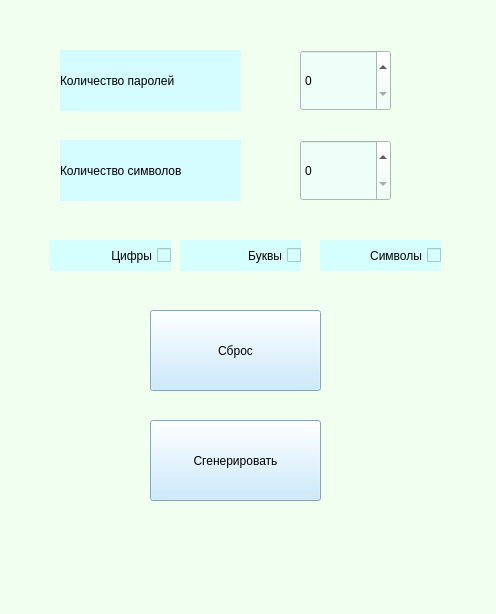
<?xml version="1.0" encoding="UTF-8"?>
<ui version="4.0">
 <class>MainWindow</class>
 <widget class="QMainWindow" name="MainWindow">
  <property name="geometry">
   <rect>
    <x>0</x>
    <y>0</y>
    <width>496</width>
    <height>614</height>
   </rect>
  </property>
  <property name="windowTitle">
   <string>Generator_pass</string>
  </property>
  <property name="styleSheet">
   <string notr="true">background-color: rgb(240, 255, 239);</string>
  </property>
  <widget class="QWidget" name="centralwidget">
   <widget class="QSpinBox" name="countPASS">
    <property name="geometry">
     <rect>
      <x>300</x>
      <y>50</y>
      <width>91</width>
      <height>61</height>
     </rect>
    </property>
    <property name="styleSheet">
     <string notr="true">font: 12pt &quot;MS Shell Dlg 2&quot;;
background-color: rgb(237, 255, 248);</string>
    </property>
   </widget>
   <widget class="QLabel" name="label">
    <property name="geometry">
     <rect>
      <x>60</x>
      <y>50</y>
      <width>181</width>
      <height>61</height>
     </rect>
    </property>
    <property name="styleSheet">
     <string notr="true">font: 75 12pt &quot;MS Shell Dlg 2&quot;;
background-color: rgb(212, 251, 255);</string>
    </property>
    <property name="text">
     <string>Количество паролей</string>
    </property>
   </widget>
   <widget class="QPushButton" name="pushButton">
    <property name="geometry">
     <rect>
      <x>150</x>
      <y>420</y>
      <width>171</width>
      <height>81</height>
     </rect>
    </property>
    <property name="styleSheet">
     <string notr="true">background-color: rgb(189, 229, 255);
font: 12pt &quot;Arial&quot;;</string>
    </property>
    <property name="text">
     <string>Сгенерировать</string>
    </property>
   </widget>
   <widget class="QCheckBox" name="checkBox_int">
    <property name="geometry">
     <rect>
      <x>50</x>
      <y>240</y>
      <width>121</width>
      <height>31</height>
     </rect>
    </property>
    <property name="layoutDirection">
     <enum>Qt::RightToLeft</enum>
    </property>
    <property name="styleSheet">
     <string notr="true">font: 12pt &quot;MS Shell Dlg 2&quot;;
background-color: rgb(212, 255, 254);</string>
    </property>
    <property name="text">
     <string>Цифры</string>
    </property>
   </widget>
   <widget class="QSpinBox" name="count_symbol">
    <property name="geometry">
     <rect>
      <x>300</x>
      <y>140</y>
      <width>91</width>
      <height>61</height>
     </rect>
    </property>
    <property name="styleSheet">
     <string notr="true">font: 12pt &quot;MS Shell Dlg 2&quot;;
background-color: rgb(237, 255, 248);</string>
    </property>
   </widget>
   <widget class="QLabel" name="label_2">
    <property name="geometry">
     <rect>
      <x>60</x>
      <y>140</y>
      <width>181</width>
      <height>61</height>
     </rect>
    </property>
    <property name="styleSheet">
     <string notr="true">font: 75 12pt &quot;MS Shell Dlg 2&quot;;
background-color: rgb(212, 251, 255);</string>
    </property>
    <property name="text">
     <string>Количество символов</string>
    </property>
   </widget>
   <widget class="QCheckBox" name="checkBox_char">
    <property name="geometry">
     <rect>
      <x>180</x>
      <y>240</y>
      <width>121</width>
      <height>31</height>
     </rect>
    </property>
    <property name="layoutDirection">
     <enum>Qt::RightToLeft</enum>
    </property>
    <property name="styleSheet">
     <string notr="true">font: 12pt &quot;MS Shell Dlg 2&quot;;
background-color: rgb(212, 255, 254);</string>
    </property>
    <property name="text">
     <string>Буквы</string>
    </property>
   </widget>
   <widget class="QCheckBox" name="checkBox_re">
    <property name="geometry">
     <rect>
      <x>320</x>
      <y>240</y>
      <width>121</width>
      <height>31</height>
     </rect>
    </property>
    <property name="layoutDirection">
     <enum>Qt::RightToLeft</enum>
    </property>
    <property name="styleSheet">
     <string notr="true">font: 12pt &quot;MS Shell Dlg 2&quot;;
background-color: rgb(212, 255, 254);</string>
    </property>
    <property name="text">
     <string>Символы</string>
    </property>
   </widget>
   <widget class="QPushButton" name="pushButton_2">
    <property name="geometry">
     <rect>
      <x>150</x>
      <y>310</y>
      <width>171</width>
      <height>81</height>
     </rect>
    </property>
    <property name="styleSheet">
     <string notr="true">background-color: rgb(189, 229, 255);
font: 12pt &quot;Arial&quot;;</string>
    </property>
    <property name="text">
     <string>Сброс</string>
    </property>
   </widget>
  </widget>
  <widget class="QMenuBar" name="menubar">
   <property name="geometry">
    <rect>
     <x>0</x>
     <y>0</y>
     <width>496</width>
     <height>21</height>
    </rect>
   </property>
  </widget>
  <widget class="QStatusBar" name="statusbar"/>
 </widget>
 <resources/>
 <connections/>
</ui>
